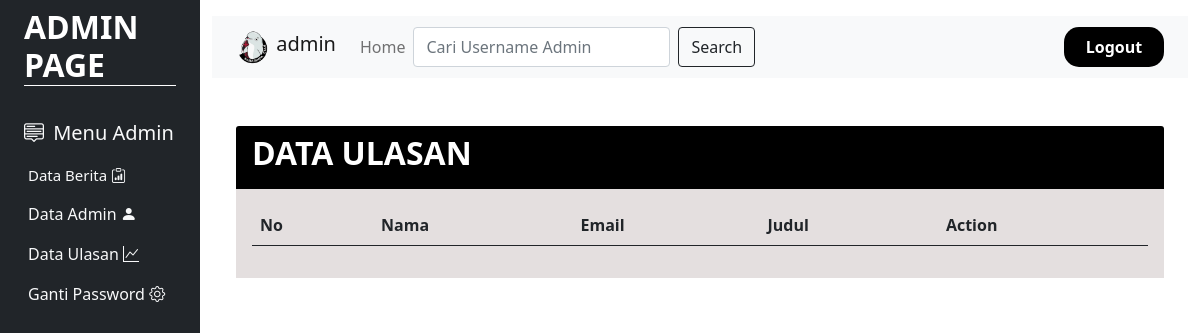
Screenshot of /admin/dataulasanpage.php (signed in) with the database file from the repository.
### tables this page shows
CREATE TABLE `user` (
  `id_user` int(11) NOT NULL,
  `username` varchar(50) NOT NULL,
  `email` varchar(50) NOT NULL,
  `password` varchar(50) NOT NULL,
  `thumbnail` varchar(25) NOT NULL DEFAULT 'logo.png',
  `role` enum('admin','user','reviewer') NOT NULL DEFAULT 'user',
  `jeniskelamin` varchar(255) DEFAULT NULL
);

### admin/dataulasanpage.php (the view, shortened to what this page needs)
<?php
include "header.php";
?>
<div class="col py-3">
    <nav class="navbar navbar-expand-lg navbar-light bg-light">
        <div class="container-fluid">
            <a class="navbar-brand">
                <img src="../assets/profile/<?= $data['thumbnail'] ?>" style="width :35px; height:35px; border-radius:50%;" class="d-inline-block align-text-top">
                <?= $data['username'] ?>
            </a>
            <div class="collapse navbar-collapse" id="navbarNav">
                <ul class="navbar-nav">
                    <li class="nav-item">
                        <a class="nav-link" href="indexadmin.php">Home</a>
                    </li>
                    <form class="d-flex" method="post">
                        <input class="form-control me-2" type="text" name="keyword" placeholder="Cari Username Admin" aria-label="Search">
                        <button class="btn btn-outline-dark" type="submit" name="cari">Search</button>
                    </form>
                </ul>
                <ul class="navbar-nav ms-auto">
                    <li class="nav-item" style="width:100px; background-color:black; text-align:center; border-radius:15px;">
                        <a class="nav-link active fw-bold" aria-current="page" href="../logout.php" style="color:white;">Logout</a>
                    </li>
                </ul>
            </div>
        </div>
    </nav>
    <div class="container my-5">
        <div class="row">
            <div class="col-md-12">
                <div class="card border-0">
                    <div class="card-header">
                        <div class="d-flex justify-content-between">
                            <h2 class="fw-bold text-white">DATA ULASAN</h2>
                        </div>
                    </div>
                    <div class="card-body">
                        <div class="table-responsive">
                            <table class="table">
                                <thead>
                                    <tr>
                                        <th scope="col">No</th>
                                        <th scope="col">Nama</th>
                                        <th scope="col">Email</th>
                                        <th scope="col">Judul</th>
                                        <th scope="col">Action</th>
                                    </tr>
                                </thead>
                            </table>
                        </div>
                    </div>
                </div>
            </div>
        </div>
    </div>
</div>
</body>
</html>

### admin/header.php (style rules this page uses)
.card-header { background-color: black; }
.card-body { background-color: #e4dfdf; }

### rows the page displays
user: thumbnail (picture), username "admin"
